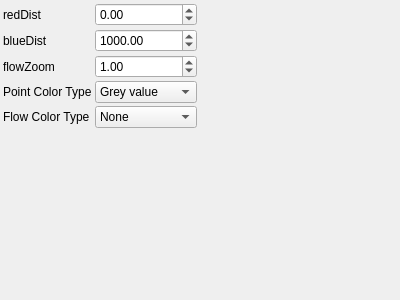
<?xml version="1.0" encoding="UTF-8"?>
<ui version="4.0">
 <class>Draw3dViMouseParametersControlWidget</class>
 <widget class="QWidget" name="Draw3dViMouseParametersControlWidget">
  <property name="geometry">
   <rect>
    <x>0</x>
    <y>0</y>
    <width>400</width>
    <height>300</height>
   </rect>
  </property>
  <property name="windowTitle">
   <string>Draw3dViMouseParameters</string>
  </property>
   <layout class="QGridLayout" name="gridLayout">
    <property name="margin">
     <number>3</number>
    </property>
    <property name="spacing">
     <number>3</number>
    </property>
    <item row="0" column="0">
     <widget class="QLabel" name="label_0">
       <property name="text">
         <string>redDist</string>
       </property>
     </widget>
    </item>
    <item row="0" column="1">
     <widget class="QDoubleSpinBox" name="redDistSpinBox">
       <property name="toolTip">
         <string>redDist</string>
       </property>
       <property name="minimum">
        <double>-50000</double>
       </property>
       <property name="maximum">
        <double>50000</double>
       </property>
       <property name="singleStep">
        <double>1</double>
       </property>
       <property name="value">
        <double>0</double>
       </property>
     </widget>
    </item>
    <item row="1" column="0">
     <widget class="QLabel" name="label_1">
       <property name="text">
         <string>blueDist</string>
       </property>
     </widget>
    </item>
    <item row="1" column="1">
     <widget class="QDoubleSpinBox" name="blueDistSpinBox">
       <property name="toolTip">
         <string>blueDist</string>
       </property>
       <property name="minimum">
        <double>-50000</double>
       </property>
       <property name="maximum">
        <double>50000</double>
       </property>
       <property name="singleStep">
        <double>1</double>
       </property>
       <property name="value">
        <double>1000</double>
       </property>
     </widget>
    </item>
    <item row="2" column="0">
     <widget class="QLabel" name="label_2">
       <property name="text">
         <string>flowZoom</string>
       </property>
     </widget>
    </item>
    <item row="2" column="1">
     <widget class="QDoubleSpinBox" name="flowZoomSpinBox">
       <property name="toolTip">
         <string>flowZoom</string>
       </property>
       <property name="minimum">
        <double>0</double>
       </property>
       <property name="maximum">
        <double>50</double>
       </property>
       <property name="singleStep">
        <double>1</double>
       </property>
       <property name="value">
        <double>1</double>
       </property>
     </widget>
    </item>
    <item row="3" column="0">
     <widget class="QLabel" name="label_3">
       <property name="text">
         <string>Point Color Type</string>
       </property>
     </widget>
    </item>
    <item row="3" column="1">
     <widget class="QComboBox" name="pointColorTypeComboBox">
       <property name="currentIndex">
         <number>0</number>
       </property>
       <item>
        <property name="text">
         <string>Grey value</string>
        </property>
       </item>
       <item>
        <property name="text">
         <string>Z Coordinate</string>
        </property>
       </item>
       <item>
        <property name="text">
         <string>Y Coordinate</string>
        </property>
       </item>
       <item>
        <property name="text">
         <string>Distance</string>
        </property>
       </item>
       <item>
        <property name="text">
         <string>None</string>
        </property>
       </item>
       <item>
        <property name="text">
         <string>By Flag</string>
        </property>
       </item>
       <item>
        <property name="text">
         <string>By Cluster</string>
        </property>
       </item>
       <property name="toolTip">
         <string>Point Color Type</string>
       </property>
     </widget>
    </item>
    <item row="4" column="0">
     <widget class="QLabel" name="label_4">
       <property name="text">
         <string>Flow Color Type</string>
       </property>
     </widget>
    </item>
    <item row="4" column="1">
     <widget class="QComboBox" name="flowColorTypeComboBox">
       <property name="currentIndex">
         <number>0</number>
       </property>
       <item>
        <property name="text">
         <string>None</string>
        </property>
       </item>
       <item>
        <property name="text">
         <string>White</string>
        </property>
       </item>
       <item>
        <property name="text">
         <string>Heat</string>
        </property>
       </item>
       <item>
        <property name="text">
         <string>By Flag</string>
        </property>
       </item>
       <property name="toolTip">
         <string>Flow Color Type</string>
       </property>
     </widget>
    </item>
   <item row="5" column="0">
    <spacer name="verticalSpacer">
     <property name="orientation">
      <enum>Qt::Vertical</enum>
     </property>
     <property name="sizeHint" stdset="0">
      <size>
       <width>0</width>
       <height>0</height>
      </size>
     </property>
    </spacer>
   </item>
   <item row="5" column="2">
    <spacer name="horizontalSpacer">
     <property name="orientation">
      <enum>Qt::Horizontal</enum>
     </property>
     <property name="sizeHint" stdset="0">
      <size>
       <width>0</width>
       <height>0</height>
      </size>
     </property>
    </spacer>
   </item>
  </layout>
 </widget>
 <layoutdefault spacing="3" margin="3"/>
 <resources/>
 <connections>
  <connection>
   <sender>redDistSpinBox</sender>
   <signal>valueChanged(double)</signal>
   <receiver>Draw3dViMouseParametersControlWidget</receiver>
   <slot>changeParameters()</slot>
  </connection>
  <connection>
   <sender>blueDistSpinBox</sender>
   <signal>valueChanged(double)</signal>
   <receiver>Draw3dViMouseParametersControlWidget</receiver>
   <slot>changeParameters()</slot>
  </connection>
  <connection>
   <sender>flowZoomSpinBox</sender>
   <signal>valueChanged(double)</signal>
   <receiver>Draw3dViMouseParametersControlWidget</receiver>
   <slot>changeParameters()</slot>
  </connection>
  <connection>
   <sender>pointColorTypeComboBox</sender>
   <signal>currentIndexChanged(int)</signal>
   <receiver>Draw3dViMouseParametersControlWidget</receiver>
   <slot>changeParameters()</slot>
  </connection>
  <connection>
   <sender>flowColorTypeComboBox</sender>
   <signal>currentIndexChanged(int)</signal>
   <receiver>Draw3dViMouseParametersControlWidget</receiver>
   <slot>changeParameters()</slot>
  </connection>
 </connections>
 <slots>
  <slot>changeParameters()</slot>
 </slots>
 <customwidgets>
 </customwidgets>
</ui>
